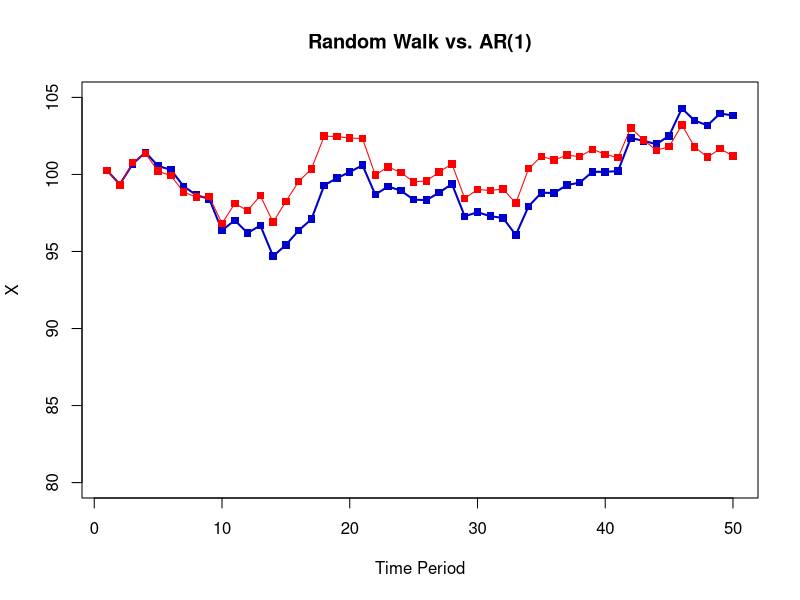

This chart was generated by the following R code:

N			= 50
StartVal	= 100

# rho 		= 0.95
rho 		= 0.8

randomE		= rnorm(N, 0, 1)

# Random Walk
RandomWalk	= cumsum(randomE) + StartVal

# AR 1 - mean reverted
ar1 	= rep(0, N + 1)
ar1[1] 	= StartVal

for (t in 2:(N + 1)) {
	ar1[t] = rho * ar1[t - 1] + StartVal * (1 - rho) + randomE[t-1]
}

ar1 = ar1[-1]

# Plot Random Walk + AR 1
plot(1:N, RandomWalk, type = "o", col = "blue3", lwd = 2, ylab = "X", xlab = "Time Period",
	main = "Random Walk vs. AR(1)", pch=15, , ylim=c(80,105))
lines(1:N, ar1, type = "o", col = "red", pch=15)
